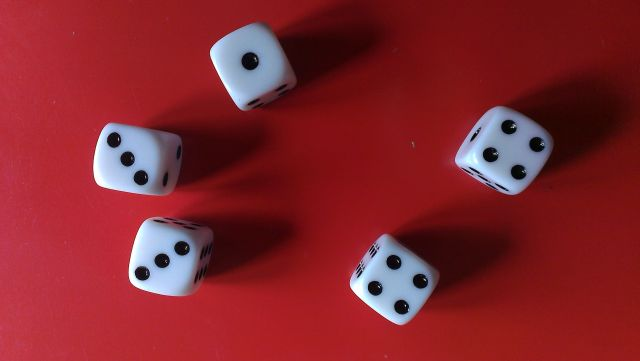
#> input picture images/IMAG0171.jpg, 640 x 361 px
$ python circle.py --image images/IMAG0171.jpg
#> lines starting #> are read from the running program, lines starting #| are printed output that depends on the picture; after the words box and inside, x2 and y2 are one past the last pixel; in counts of white or black regions, pixels touching at a corner belong together
import argparse
import cv2
import numpy as np
from matplotlib import pyplot as plt


ap = argparse.ArgumentParser()
ap.add_argument("-i", "--image", required = True,
help = "Path to the image")
args = vars(ap.parse_args())

img = cv2.imread(args["image"], 0)
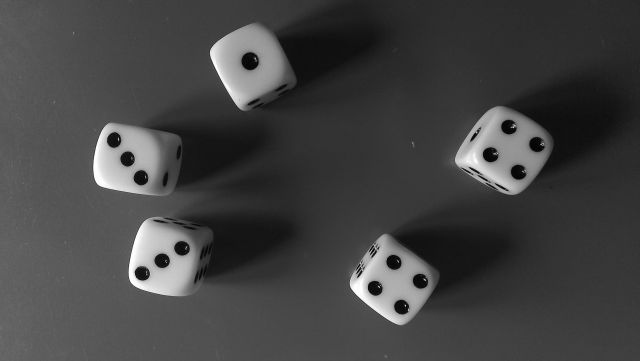
#> img: shape (361, 640); min 0, max 255, mean 67.4

img = cv2.medianBlur(img,5)
#cimg = cv2.cvtColor(img,cv2.COLOR_GRAY2BGR)


edges = cv2.Canny(img,100,200)
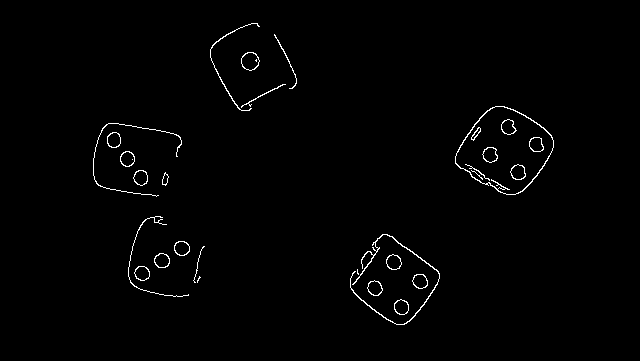
#> edges: shape (361, 640); 1.1% white in thin lines or dots, all inside (x1, y1, x2, y2) = (93, 23, 554, 325)

plt.subplot(121),plt.imshow(img,cmap = 'gray')
plt.title('Original Image'), plt.xticks([]), plt.yticks([])
plt.subplot(122),plt.imshow(edges,cmap = 'gray')
plt.title('Edge Image'), plt.xticks([]), plt.yticks([])

plt.show()
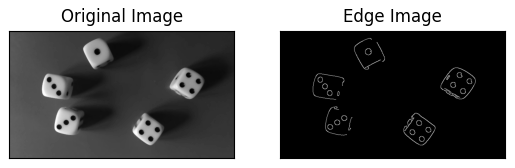
#> figure drawn by matplotlib, 2 panels

cv2.waitKey(0)
cv2.destroyAllWindows()

$ run again, on images/IMAG0299.jpg
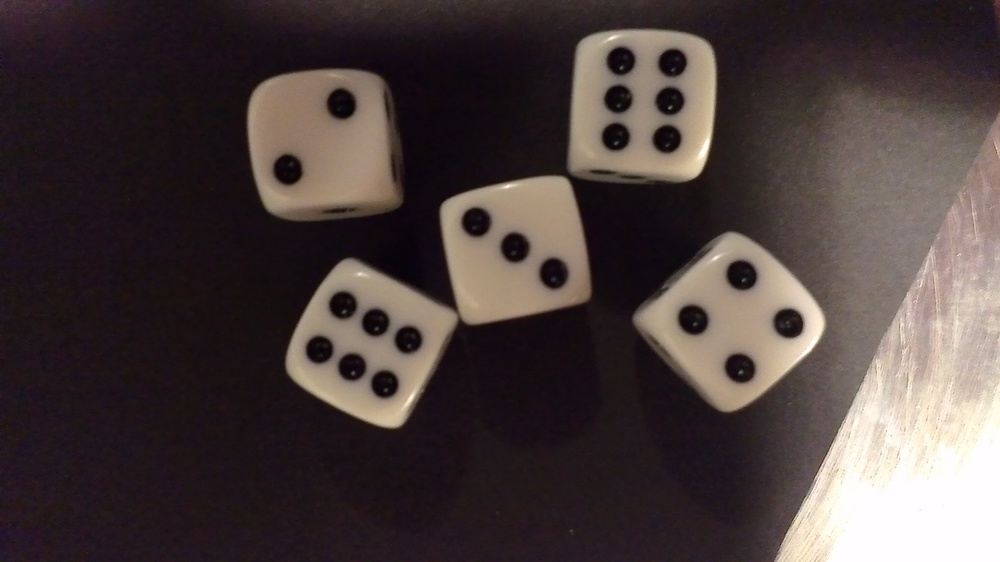
#> input picture images/IMAG0299.jpg, 1000 x 562 px, shrunk from 2048 x 1152 before the run
#> `edges = cv2.Canny(img,100,200)`:
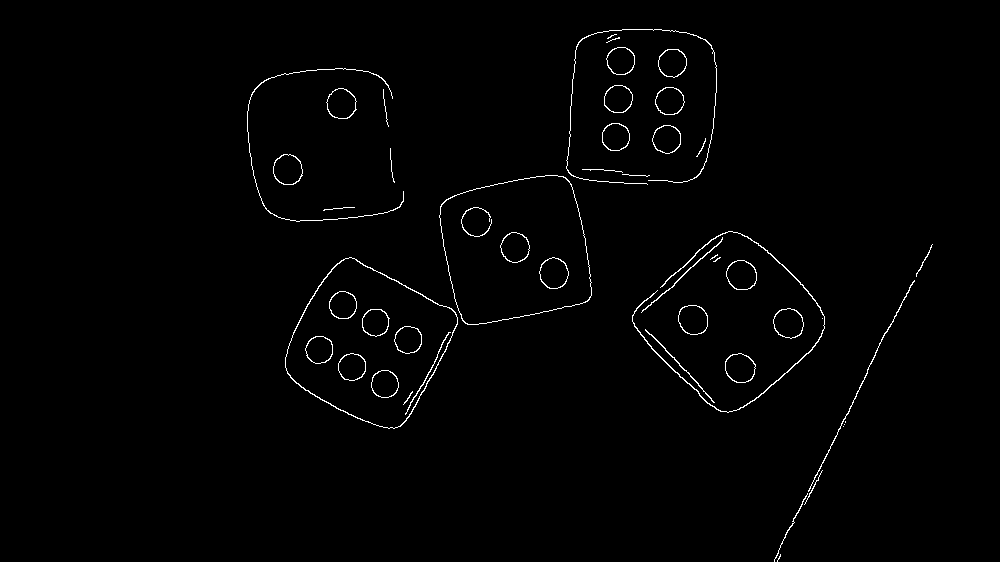
#> edges: shape (562, 1000); 1.1% white in thin lines or dots, all inside (x1, y1, x2, y2) = (247, 29, 933, 562)
#> `plt.show()`:
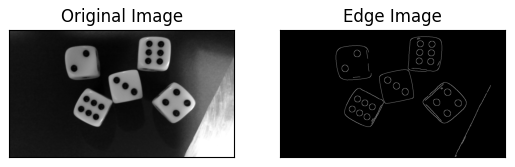
#> figure drawn by matplotlib, 2 panels

$ run again, on images/IMAG0175-1.jpg
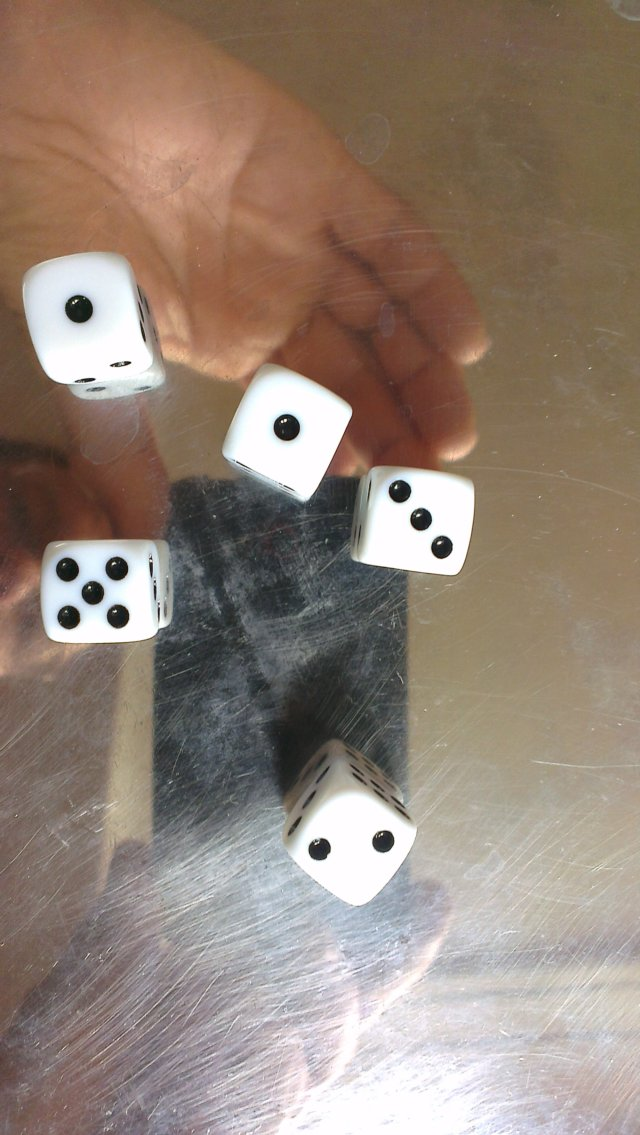
#> input picture images/IMAG0175-1.jpg, 640 x 1135 px
#> `edges = cv2.Canny(img,100,200)`:
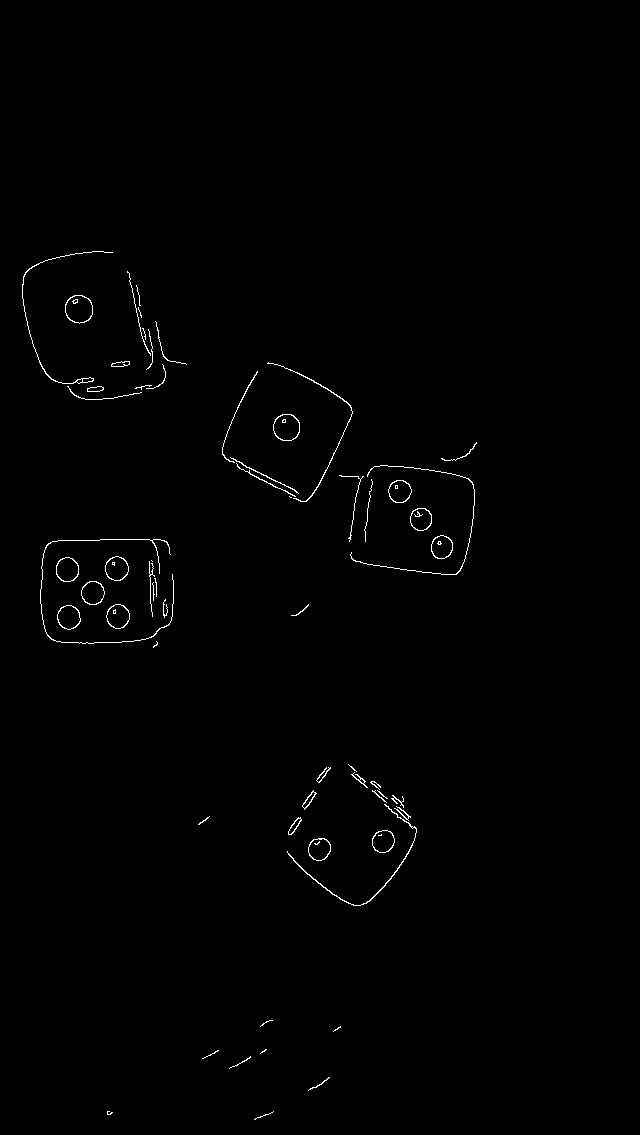
#> edges: shape (1135, 640); 0.63% white in thin lines or dots, all inside (x1, y1, x2, y2) = (22, 251, 477, 1120)
#> `plt.show()`:
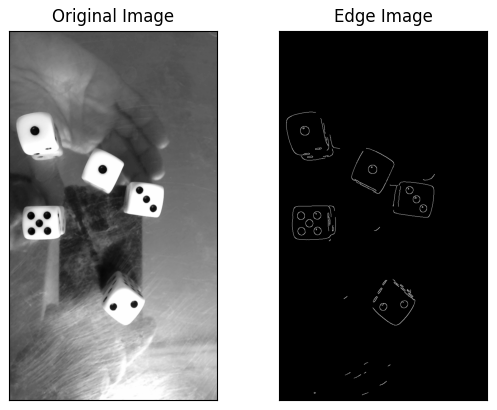
#> figure drawn by matplotlib, 2 panels
